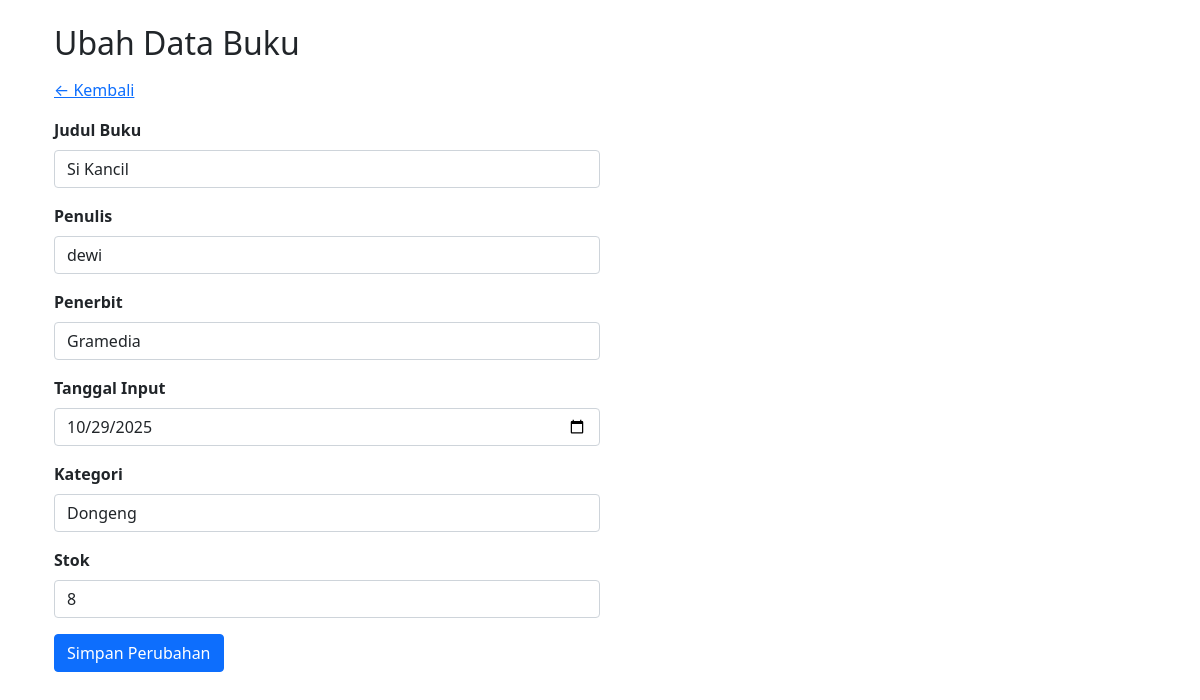
/ubah_dataB.php?id=10, run on the app's committed database.
### tables this page shows
CREATE TABLE `buku` (
  `id_buku` int(11) NOT NULL,
  `judul` varchar(100) NOT NULL,
  `penulis` varchar(100) NOT NULL,
  `penerbit` varchar(100) NOT NULL,
  `tanggal_input` date NOT NULL,
  `id_kategori` int(11) DEFAULT NULL,
  `stok` int(11) NOT NULL DEFAULT 0
);

CREATE TABLE `kategori` (
  `id_kategori` int(11) NOT NULL,
  `kategori` varchar(100) NOT NULL,
  `tanggal_input` date DEFAULT curdate()
);

### function.php (called while the page is built, shortened)
<?php
$conn = mysqli_connect("localhost", "root", "", "simbs");
function query($query)
{
    global $conn;
    $result = mysqli_query($conn, $query);
    $rows = [];
    while ($row = mysqli_fetch_assoc($result)) {
        $rows[] = $row;
    }
    return $rows;
}
?>

### ubah_dataB.php (the view, shortened to what this page needs)
<?php
require("function.php");
$id = $_GET['id'];
$buku = query("SELECT * FROM buku WHERE id_buku = $id")[0];
$kategori = query("SELECT * FROM kategori ORDER BY kategori ASC");
?>
<!DOCTYPE html>
<html lang="en">
<head>
    <link href="https://cdn.jsdelivr.net/npm/bootstrap@5.0.2/dist/css/bootstrap.min.css" rel="stylesheet">
</head>
<body>
<div class="container p-4">
    <h2 class="mb-3">Ubah Data Buku</h2>
    <a href="index.php" class="mb-3 d-block">← Kembali</a>
    <div class="col-md-6">
        <form action="" method="POST">
            <div class="mb-3">
                <label class="form-label fw-bold">Judul Buku</label>
                <input type="text" name="judul" class="form-control"
                       value="<?= $buku['judul'] ?>" required>
            </div>
            <div class="mb-3">
                <label class="form-label fw-bold">Penulis</label>
                <input type="text" name="penulis" class="form-control"
                       value="<?= $buku['penulis'] ?>" required>
            </div>
            <div class="mb-3">
                <label class="form-label fw-bold">Penerbit</label>
                <input type="text" name="penerbit" class="form-control"
                       value="<?= $buku['penerbit'] ?>" required>
            </div>
              <div class="mb-3">
                <label for="tanggal_input" class="form-label fw-bold">Tanggal Input</label>
                <input type="date" class="form-control" name="tanggal_input" id="tanggal_input" value="<?= ($buku['tanggal_input']) ?>" required />
            </div>
            <div class="mb-3">
                <label class="form-label fw-bold">Kategori</label>
                <select name="id_kategori" class="form-control" required>
                    <?php foreach($kategori as $k): ?>
                        <option value="<?= $k['id_kategori'] ?>"
                            <?= ($k['id_kategori'] == $buku['id_kategori']) ? "selected" : "" ?>>
                            <?= $k['kategori'] ?>
                        </option>
                    <?php endforeach; ?>
                </select>
            </div>
            <div class="mb-3">
                <label class="form-label fw-bold">Stok</label>
                <input type="number" name="stok" class="form-control"
                       value="<?= $buku['stok'] ?>" required>
            </div>
            <button type="submit" name="tombol_submit" class="btn btn-primary">
                Simpan Perubahan
            </button>
        </form>
    </div>
</div>
</body>
</html>

### data on the page
buku: judul "Si Kancil", penulis "dewi", penerbit "Gramedia", tanggal_input "10/29/2025", id_kategori "Dongeng", stok "8"
